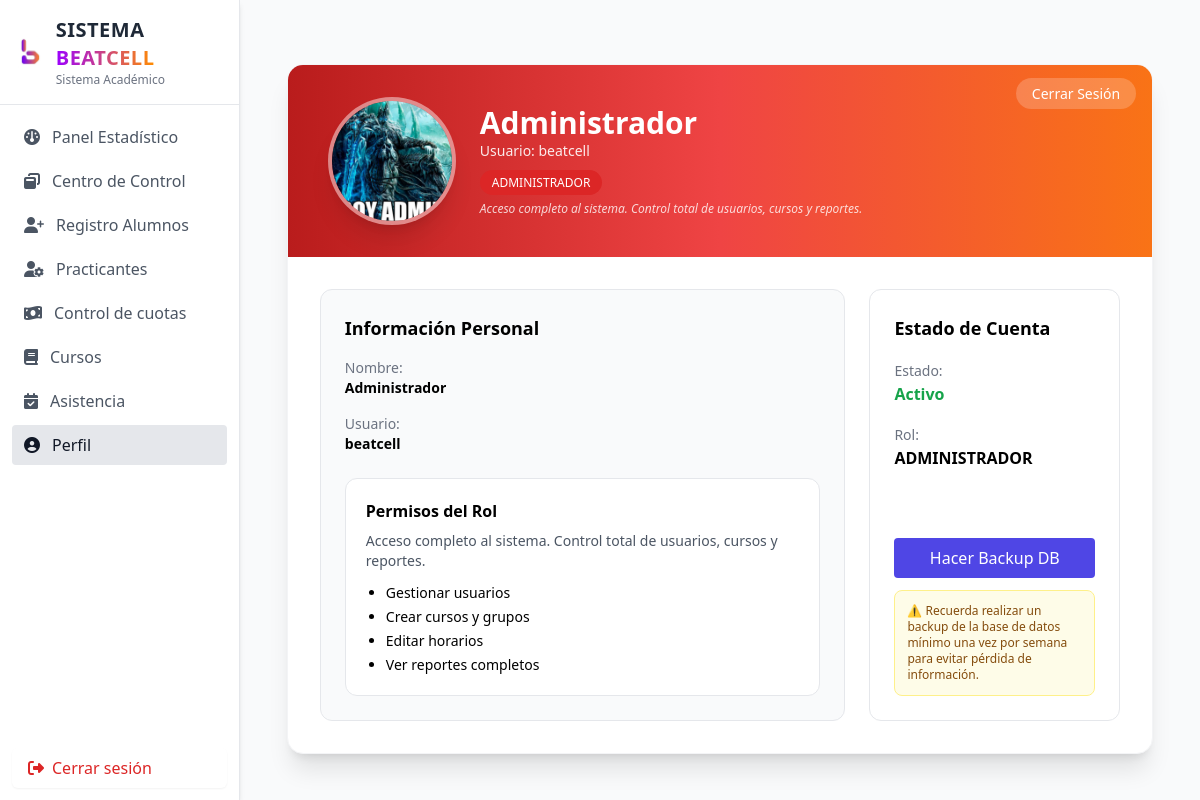
Page /public/perfil.php (signed in) on the committed database.
### tables this page shows
CREATE TABLE usuarios (
    id_usuario INT AUTO_INCREMENT PRIMARY KEY,
    usuario VARCHAR(50) UNIQUE NOT NULL,
    password VARCHAR(255) NOT NULL,
    nombre VARCHAR(100) NOT NULL,

    rol ENUM(
        'ADMINISTRADOR',
        'SECRETARIO',
        'ASISTENTE'
    ) DEFAULT 'ASISTENTE'
);

### public/perfil.php (the view, shortened to what this page needs)
<?php
$pdo = require __DIR__ . '/../config/db.php';
$stmt = $pdo->prepare("
    SELECT id_usuario, nombre, usuario, rol
    FROM usuarios
    WHERE id_usuario = ?
");
$stmt->execute([$_SESSION['id_usuario']]);
$usuario = $stmt->fetch(PDO::FETCH_ASSOC);
$letraAvatar = strtoupper(substr($usuario['nombre'], 0, 1));
$roleLabel = strtoupper($usuario['rol'] ?? '');
$roleColor = 'bg-gray-500';
$roleDescripcion = '';
$headerColor = 'from-gray-500 to-gray-400';
$rutaImagen = null;
switch ($roleLabel) {
    case 'ADMINISTRADOR':
        $roleColor = 'bg-red-600';
        $headerColor = 'from-red-700 via-red-500 to-orange-500';
        $roleDescripcion = 'Acceso completo al sistema. Control total de usuarios, cursos y reportes.';
        $rutaImagen = '../img/admin.jpg';
    break;
}
?>
<div class="max-w-5xl mx-auto mt-10 animate-fade-in">
    <div class="bg-white shadow-xl rounded-2xl overflow-hidden border border-gray-100 transition hover:shadow-2xl duration-300">
        <div class="bg-gradient-to-r <?= $headerColor ?> px-10 py-8 text-white relative">
            <div class="absolute top-4 right-4">
                <a href="logout.php"
                   class="bg-white/20 hover:bg-white/30 text-white text-sm px-4 py-1.5 rounded-full transition">
                    Cerrar Sesión
                </a>
            </div>
            <div class="flex items-center gap-6">
                <div class="w-32 h-32 rounded-full bg-white/10 flex items-center justify-center overflow-hidden border-4 border-white/40 shadow-xl hover:scale-105 transition duration-300">
                    <?php if ($rutaImagen): ?>
                        <img src="<?= htmlspecialchars($rutaImagen) ?>"
                             class="w-full h-full object-cover scale-110">
                    <?php else: ?>
                        <span class="text-4xl font-bold">
                            <?= $letraAvatar ?>
                        </span>
                    <?php endif; ?>
                </div>
                <div>
                    <h1 class="text-3xl font-bold">
                        <?= htmlspecialchars($usuario['nombre']) ?>
                    </h1>
                    <p class="text-sm opacity-90">
                        Usuario:
                        <?= htmlspecialchars($usuario['usuario']) ?>
                    </p>
                    <div class="mt-2">
                        <span class="px-3 py-1 rounded-full text-xs text-white <?= $roleColor ?>">
                            <?= $roleLabel ?>
                        </span>
                    </div>
                    <p class="text-xs opacity-80 italic mt-2">
                        <?= $roleDescripcion ?>
                    </p>
                </div>
            </div>
        </div>
        <div class="p-8 grid grid-cols-1 md:grid-cols-3 gap-6">
            <div class="md:col-span-2 bg-gray-50 p-6 rounded-xl border hover:shadow-lg transition duration-300">
                <h2 class="text-lg font-semibold mb-4">
                    Información Personal
                </h2>
                <div class="space-y-4 text-sm">
                    <div class="hover:translate-x-1 transition">
                        <span class="text-gray-500">
                            Nombre:
                        </span><br>
                        <strong>
                            <?= htmlspecialchars($usuario['nombre']) ?>
                        </strong>
                    </div>
                    <div class="hover:translate-x-1 transition">
                        <span class="text-gray-500">
                            Usuario:
                        </span><br>
                        <strong>
                            <?= htmlspecialchars($usuario['usuario']) ?>
                        </strong>
                    </div>
                </div>
                <div class="mt-6 bg-white border rounded-xl p-5 hover:shadow-md transition duration-300">
                    <h3 class="font-semibold mb-2">
                        Permisos del Rol
                    </h3>
                    <p class="text-sm text-gray-600 mb-3">
                        <?= $roleDescripcion ?>
                    </p>
                    <ul class="text-sm list-disc pl-5 space-y-1">
                        <?php if($roleLabel === 'ADMINISTRADOR'): ?>
                            <li>Gestionar usuarios</li>
                            <li>Crear cursos y grupos</li>
                            <li>Editar horarios</li>
                            <li>Ver reportes completos</li>
                        <?php elseif($roleLabel === 'SECRETARIO'): ?>
                            <li>Registrar alumnos</li>
                            <li>Tomar asistencia</li>
                            <li>Ver historial</li>
                        <?php elseif($roleLabel === 'ASISTENTE'): ?>
                            <li>Registrar asistencia</li>
                            <li>Consultar información</li>
                        <?php endif; ?>
                    </ul>
                </div>
            </div>
            <div class="bg-white p-6 rounded-xl border flex flex-col justify-between hover:shadow-lg transition duration-300">
                <div>
                    <h2 class="text-lg font-semibold mb-4">
                        Estado de Cuenta
                    </h2>
                    <div class="mb-4">
                        <span class="text-gray-500 text-sm">
                            Estado:
                        </span><br>
                        <span class="text-green-600 font-semibold">
                            Activo
                        </span>
                    </div>
                    <div>
                        <span class="text-gray-500 text-sm">
                            Rol:
                        </span><br>
                        <strong>
                            <?= $roleLabel ?>
                        </strong>
                    </div>
                </div>
                <?php if($roleLabel === 'ADMINISTRADOR'): ?>
                    <div class="mt-6">
                        <button
                            onclick="abrirModalBackup()"
                            class="w-full bg-indigo-600 text-white py-2 rounded hover:bg-indigo-700 hover:scale-105 transition duration-200">
                            Hacer Backup DB
                        </button>
                        <div class="mt-3 bg-yellow-50 border border-yellow-200 text-yellow-800 text-xs p-3 rounded-lg">
                            ⚠️ Recuerda realizar un backup de la base de datos mínimo una vez por semana para evitar pérdida de información.
                        </div>
                    </div>
                <?php endif; ?>
            </div>
        </div>
    </div>
</div>
<?php
require __DIR__ . '/layout.php';
?>

### rows in the picture
usuarios: nombre "Administrador", usuario "beatcell", rol "ADMINISTRADOR", rol "Acceso completo al sistema. Control total de usuarios, cursos y reportes."
